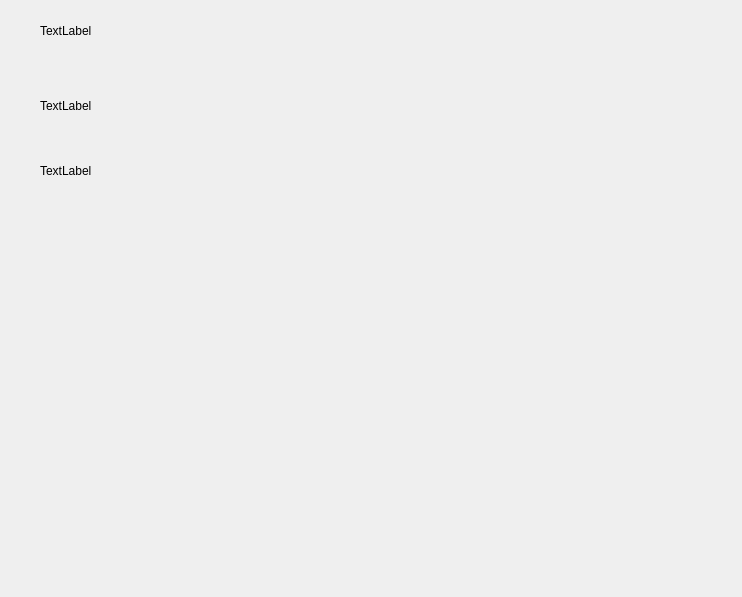
<?xml version="1.0" encoding="UTF-8"?>
<ui version="4.0">
 <class>Dialog</class>
 <widget class="QDialog" name="Dialog">
  <property name="geometry">
   <rect>
    <x>0</x>
    <y>0</y>
    <width>742</width>
    <height>597</height>
   </rect>
  </property>
  <property name="windowTitle">
   <string>Dialog</string>
  </property>
  <widget class="QLabel" name="label">
   <property name="geometry">
    <rect>
     <x>40</x>
     <y>10</y>
     <width>251</width>
     <height>41</height>
    </rect>
   </property>
   <property name="text">
    <string>TextLabel</string>
   </property>
  </widget>
  <widget class="QLabel" name="label_2">
   <property name="geometry">
    <rect>
     <x>40</x>
     <y>90</y>
     <width>341</width>
     <height>161</height>
    </rect>
   </property>
   <property name="text">
    <string>TextLabel</string>
   </property>
  </widget>
  <widget class="QLabel" name="label_3">
   <property name="geometry">
    <rect>
     <x>40</x>
     <y>100</y>
     <width>56</width>
     <height>12</height>
    </rect>
   </property>
   <property name="text">
    <string>TextLabel</string>
   </property>
  </widget>
  <zorder>label_2</zorder>
  <zorder>label</zorder>
  <zorder>label_3</zorder>
 </widget>
 <resources/>
 <connections/>
</ui>
